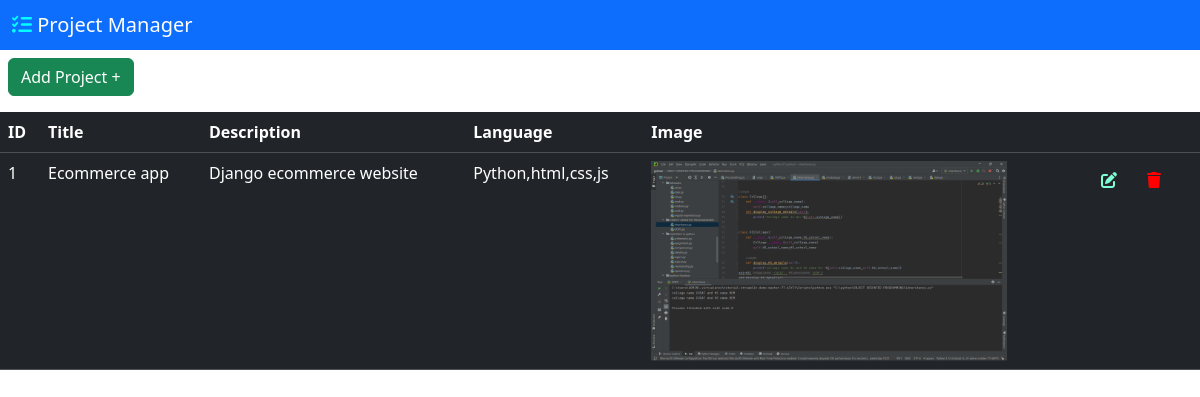
Before: /project/pdash with the older database file.
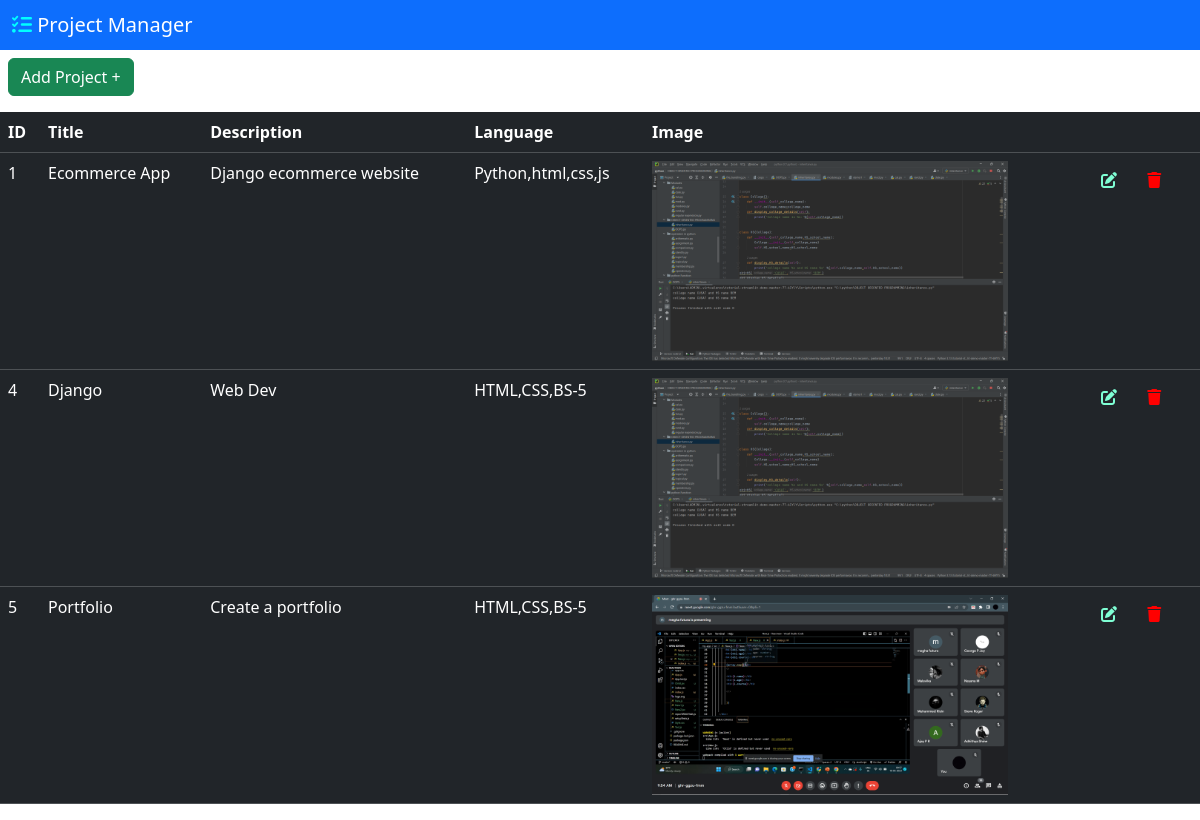
After: the same page with the newer database file.
### project/models.py (models this page shows)
class Projects(models.Model):
    title=models.CharField(max_length=100)
    description=models.CharField(max_length=1000)
    language=models.CharField(max_length=1000)
    image=models.ImageField(upload_to='Project_images')

### project/views.py (the view)
# urls.py: path('pdash',ProjectDashboardView.as_view(),name='pdash'),
class ProjectDashboardView(View):
    def get(self,request):
        data=Projects.objects.all()
        return render(request,"pdashboard.html",{"projects":data})

### project/templates/pdashboard.html (shortened to what this page needs)
{% extends 'pnavheader.html' %}
{% block header %}
<a href="{% url 'addp' %}" class="btn btn-success ms-2 mt-2">Add Project +</a>
          <table class="table table-dark table-borderd w-100 mt-3 ">
            <thead>
                <tr>
                    <th>ID</th>
                    <th>Title</th>
                    <th>Description</th>
                    <th>Language</th>
                    <th>Image</th>
                    <th></th>
                </tr>
            </thead>
            <tbody>
              {% for i in projects %}
              <tr>
                <td>{{i.id}}</td>
                <td>{{i.title}}</td>
                <td>{{i.description}}</td>
                <td>{{i.language}}</td>
                <td>
                  <img src="{{i.image.url}}" height="200px" alt="project_images">
                </td>
                <td>
                  <a href="{% url 'editpro' i.id %}" class="btn">
                    <i class="fa-solid fa-pen-to-square" style="color:aquamarine;"></i></a>
                    <a href="{% url 'delpro' i.id %}" class="btn">
                      <i class="fa-solid fa-trash" style="color: #ff0000;"></i>
                    </a>
                </td>
              </tr>
              {% endfor %}
            </tbody>
          </table>
{% endblock header %}

### project/templates/pnavheader.html (shortened to what this page needs)
<!doctype html>
<html lang="en">
    <head>
        <link
            href="https://cdn.jsdelivr.net/npm/bootstrap@5.3.2/dist/css/bootstrap.min.css"
            rel="stylesheet"
        />
        <link rel="stylesheet" href="https://cdnjs.cloudflare.com/ajax/libs/font-awesome/6.6.0/css/all.min.css"
 />
    </head>
    <body>
        <nav class="navbar navbar-dark bg-primary">
            <div class="container-fluid">
                <span class="navbar-brand mb-0 h1">
                    <i class="fa-solid fa-list-check" style="color: aqua;"></i>
                    Project Manager
                </span>
            </div>
        </nav>
        {% block header %}
        {% endblock header%}
    </body>
</html>

Changed rows visible on the page:
changed Projects "Django ecommerce website": title "Ecommerce app" → "Ecommerce App"
added Projects: id "4", title "Django", description "Web Dev", language "HTML,CSS,BS-5", image (picture)
added Projects: id "5", title "Portfolio", description "Create a portfolio", language "HTML,CSS,BS-5", image (picture)
